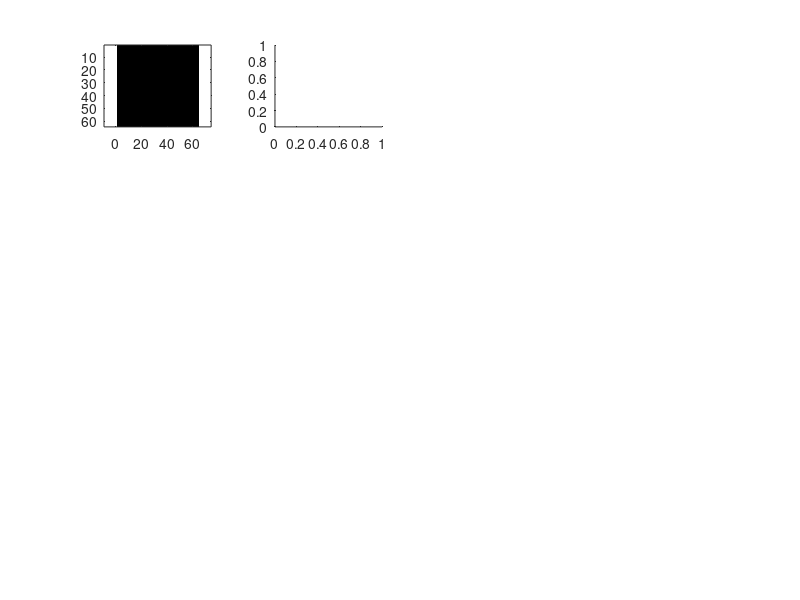

MATLAB code for this plot: (Note: this script raises an error after producing the figure.)
%% Faces

% Specify number of images
%num_imgs = 7;
% Enter in the location of your images (relative to MATLAB script)

h = 64;
w = 64;
d = h*w;

imagefiles = dir('*.pgm');
nfiles = length(imagefiles);    % Number of files found
images = zeros((h*w), nfiles, 1);
for i=1:nfiles
   currentfilename = imagefiles(i).name;
   currentimage = imread(currentfilename);
   images(:,i) = reshape(currentimage, 1, (h*w));
end

%%
% vectorize images
x = double(images);
x = x';
Xn = x;

num_imgs = nfiles;

%% Build matrix

Mi = 64;
Ni = 64;   % image resize parameter


% Xn = zeros(num_imgs, Mi * Ni);
% for i = 1:num_imgs
% % specify the filename - it is easier if they have the same name and are
% % numbered sequentially
% file_str = [dir_str 'Apple' num2str(i) '.jpg'];
% data = imread(file_str);
% img = rgb2gray(data);
% img = imresize(img, [Mi Ni]);
% % Display the image
% figure(i);
% imagesc(img);
% colormap('gray');
% title(['Gauss ' num2str(i)]);
% axis equal;
% set(gca, 'Visible', 'off');
% Xn(i, :) = reshape(img, [Mi*Ni],1);
% end


%Xn = transpose(Xn);     % added -MD

%% Code from Part A
% d = size(Xn,1);  % for a 1 dimensional matrix -MD
d = num_imgs;
Xn = double(Xn);    % convert integers to double

N = size(Xn, 2);

% Compute the average value of each variable
mu = mean(Xn,2);

%%% mean_image = reshape(Xn,[Mi,Ni]); - can clear

% Replicate the average vector into a matrix
mu_mat = repmat( mu,1,N);
% Subtract the average away from every column
Xhat = Xn - mu_mat;
% Preallocate the scaled matrix
% Xhats = zeros(size(Xhat));
% % Populate the scaled matrix by row
% vecSquare = zeros(size(Xhat));  % added for transpose method -MD
% for i=1:num_imgs
%     %Xhats(i,:) = normalize(Xhat(i,:));
%     for j=1:N
%         vecSquare(i,j) = Xhat(i,j).*Xhat(i,j);
%     end
%     sums = sum(vecSquare(i,:));
%     
%     Xhats(i,:) = Xhat(i,:) / sqrt(sums); 
% end
% % Compute the correlation matrix
% C = Xhats * Xhats';
% Compute the sample covariance matrix
    S = (Xhat*Xhat')/(N-1);
     %S = cov(Xhat');
% Compute the trace of S, i.e. the total variance
Trace_S = trace(S);
% Find the eigenvalues and eigenvectors of S
[Q,Dvec] = eig(S,'vector');
% Sort in descending order
[Dvec, perm] = sort(Dvec, 'descend');
Q = Q(:,perm);
% Determine the principal components
PComps = Q'*Xhat;

%% 
%PComps = ____; % see above -MD

pca_img = zeros([Mi, Ni ,num_imgs]);
for i = 1:num_imgs
pca_img(:,:,i) = reshape(PComps(i,:),Mi,Ni);
end

%%
mean_matrix = mean(Xn,1);

% show mean and 1th through 15th principal eigenvectors
figure,subplot(4,4,1)
imagesc(reshape(mean_matrix, [h,w]))
colormap gray
axis equal
xlim = 64;
ylim = 64;
for i = 1:15
    subplot(4,4,i+1)
    imagesc(pca_img(:,:,i));
    axis equal
xlim = 64;
ylim = 64;
end

%%
% which image to reconstruct
image_indx = 72;
% how many dimensions to recreate
basis_dim = 100;
imgproj=Q(image_indx,1)*pca_img(:,:,1);
for i=2:basis_dim
imgproj= imgproj+ Q(image_indx,i)*pca_img(:,:,i);
end
figure;
imagesc(imgproj);
title('REPLACE ME')
colormap('gray')
axis equal
set(gca, 'Visible', 'off');




